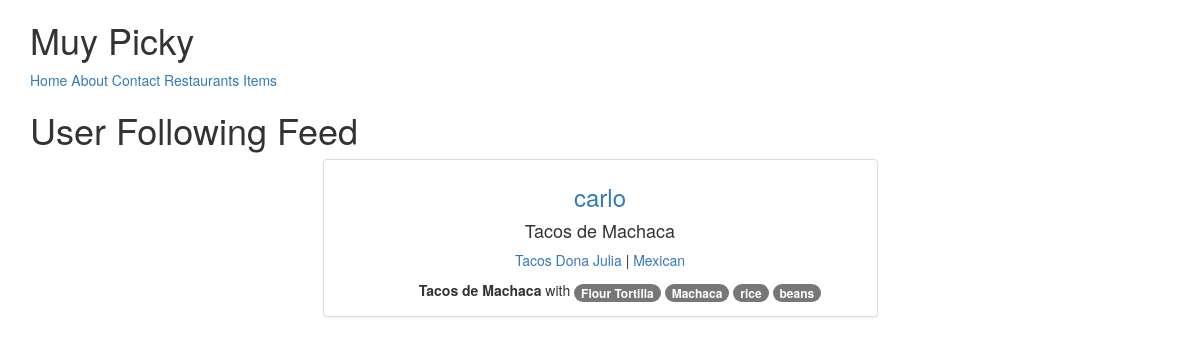
Page / (signed in) on the earlier database version.
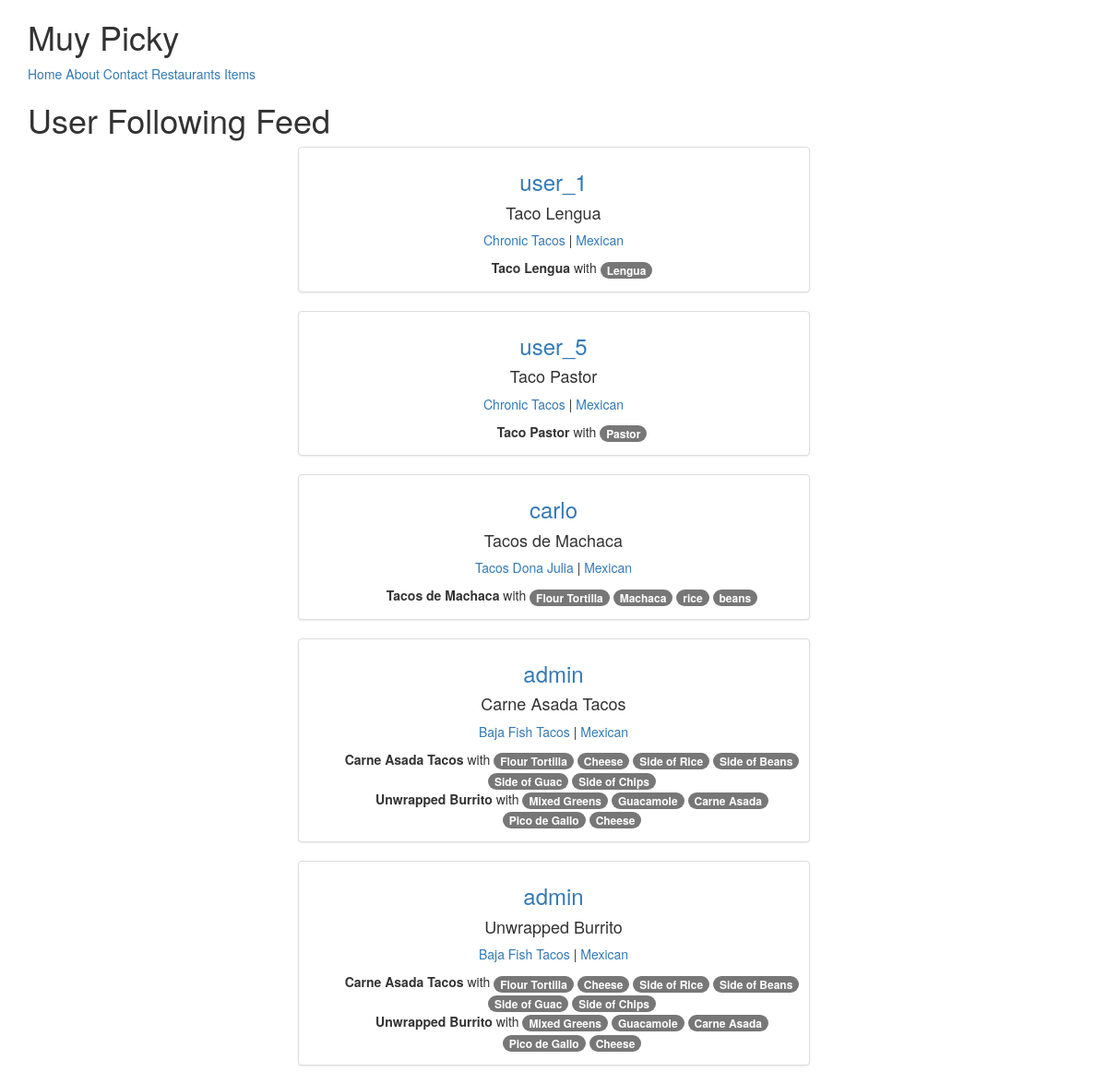
Same page on the later database version.
### menus/models.py (models this page shows, shortened)
class Item(models.Model):
    user         = models.ForeignKey(settings.AUTH_USER_MODEL)
    restaurant   = models.ForeignKey(RestaurantLocation)
    name         = models.CharField(max_length=120)
    contents     = models.TextField(help_text='Separate each item by comma')
    excludes     = models.TextField(blank=True, null= True, help_text='Separate each item by comma')
    public       = models.BooleanField(default=True)
    timestamp    = models.DateTimeField(auto_now_add=True)
    updated      = models.DateTimeField(auto_now=True)
    class Meta:
        ordering =['-updated', '-timestamp']
    def get_contents(self):
        return self.contents.split(",")

### restaurants/models.py (models this page shows, shortened)
class RestaurantLocation(models.Model):
    owner       =    models.ForeignKey(User)
    name        =    models.CharField(max_length=120)
    location    =    models.CharField(max_length=120, null = True, blank = True)
    category    =    models.CharField(max_length=120, null=True, blank=True, validators=[validate_category])
    timestamp   =    models.DateTimeField(auto_now_add=True)
    updated     =    models.DateTimeField(auto_now=True)
    slug        =    models.SlugField(null=True, blank=True)
    objects = RestaurantLocationManager()
    @property
    def title(self):
        return self.name

### menus/views.py (the view)
# urls.py: url(r'^$',HomeView.as_view(),name ='home'),
class HomeView(View):
    def get(self,request, *args, **kwars):
        if not request.user.is_authenticated():
           return render(request, "home.html", {})
        user = request.user
        is_following_user_ids = [x.user.id for x in user.is_following.all()]
        qs  = Item.objects.filter(user__id__in=is_following_user_ids, public=True)
        return render(request, "menus/home-feed.html", {'object_list': qs})

### menus/templates/menus/home-feed.html (shortened to what this page needs)
{% extends "base.html" %}
{% block content %}
<h1>User Following Feed</h1>
    {% for obj in object_list %}{% csrf_token %}
    <div class='row'>
        <div class='col-sm-6 text-center col-sm-offset-3'>
            <div class='thumbnail'>
            <h3><a href='{% url "profiles:detail" username=obj.user.username %}'>{{ obj.user }}</a></h3>
            <h4>{{ obj.name }}</h4>
            <p> <a href='{% url "profiles:detail" username=obj.user.username %}?q={{ obj.restaurant.title }}' >{{ obj.restaurant.title }}  </a>| <a href='{% url "profiles:detail" username=obj.user.username %}?q={{ obj.restaurant.category }}'>{{ obj.restaurant.category }}</a></p>
        <ul>
             {% for item in obj.restaurant.item_set.all %}
                     <b style='margin-bottom: 15px;'>{{ item.name }}</b> with
                       {% for ing in item.get_contents %}
                            <a href='{% url "profiles:detail" username=obj.user.username  %}?q={{ ing }}'><span class='badge badge-default'>{{ ing }}</span></a>
                       {% endfor %}
           {% endfor %}
        </ul>
    </div>
</div>
    </div>
    {% endfor %}
{% endblock %}

Differences in the rows shown:
added Item: user "user_1", name "Taco Lengua", restaurant "Chronic Tacos", restaurant.category "Mexican", get_contents "Lengua"
added Item: user "user_5", name "Taco Pastor", restaurant "Chronic Tacos", restaurant.category "Mexican", get_contents "Pastor"
now on this page (row unchanged): Item: user "admin", name "Carne Asada Tacos", restaurant "Baja Fish Tacos", restaurant.category "Mexican", get_contents "Flour Tortilla" "Cheese" "Side of Rice" "Side of Beans" "Side of Guac" "Side of Chips" "Flour Tortilla" "Cheese" "Side of Rice" "Side of Beans" "Side of Guac" "Side of Chips"
now on this page (row unchanged): Item: name "Unwrapped Burrito", get_contents "Mixed Greens" "Guacamole" "Carne Asada" "Pico de Gallo" "Cheese" "Mixed Greens" "Guacamole" "Carne Asada" "Pico de Gallo" "Cheese", user "admin", restaurant "Baja Fish Tacos", restaurant.category "Mexican"
